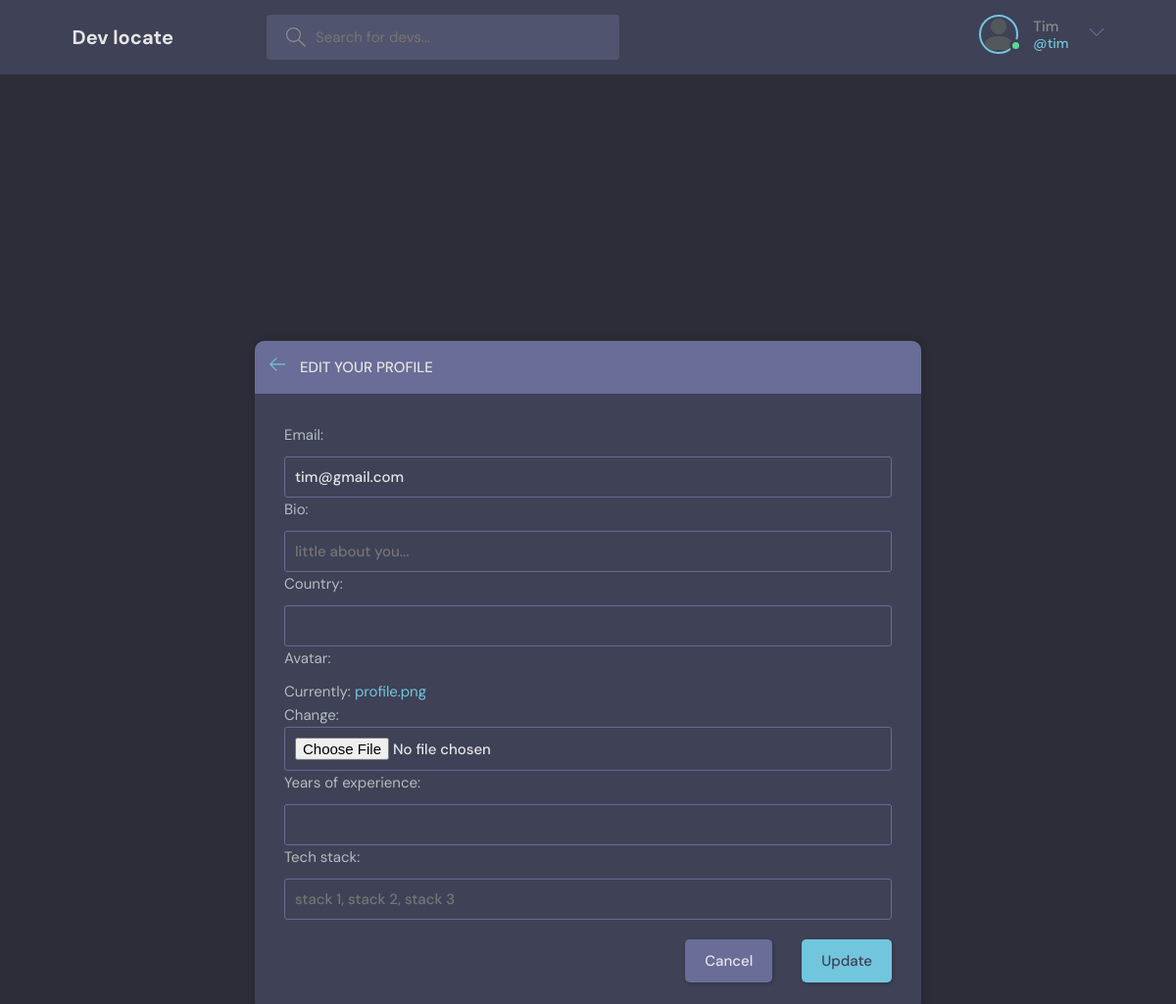
/accounts/settings/1/ (signed in), run on an earlier commit of the app's database.
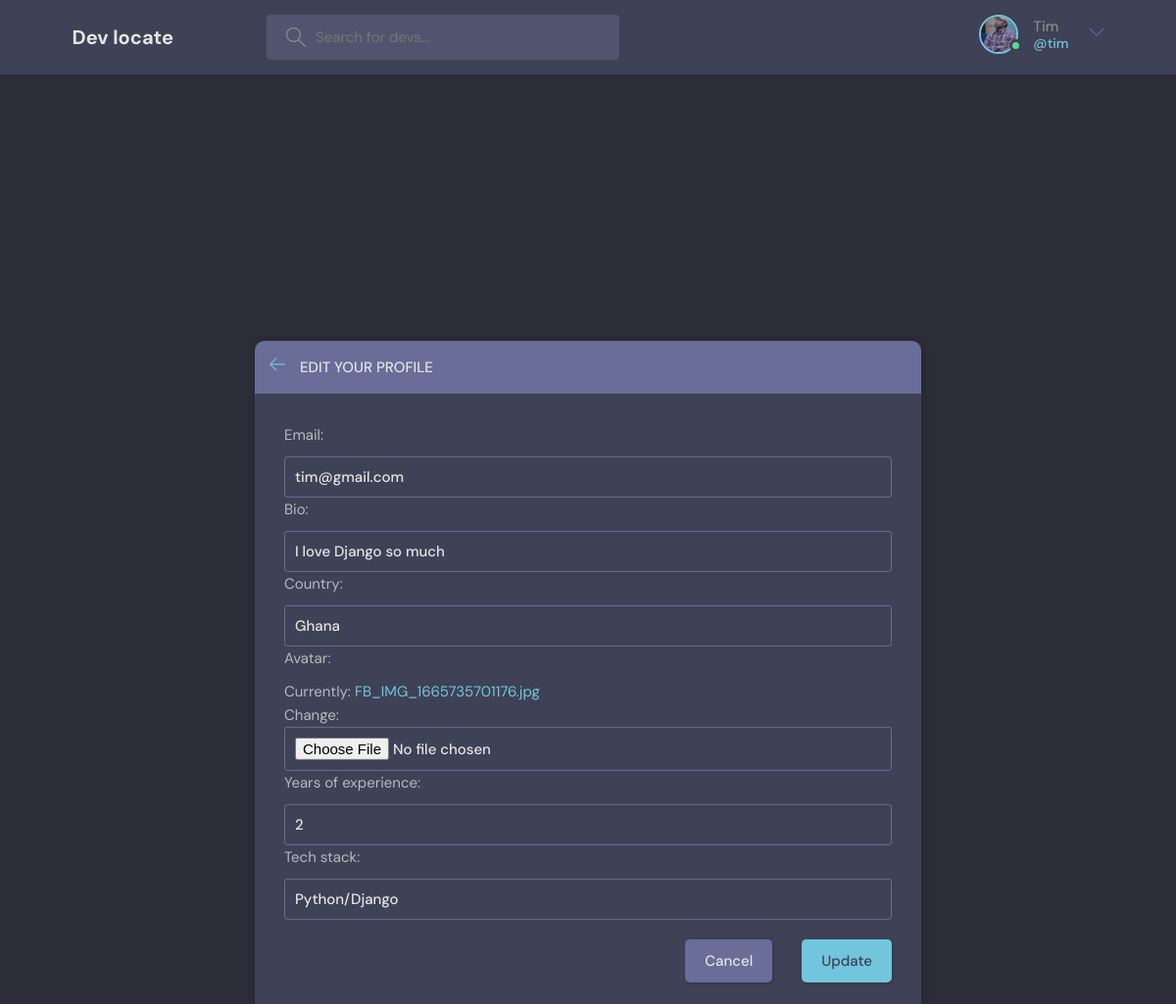
And on a later commit of the database.
### accounts/models.py (models this page shows, shortened)
class Engineer(AbstractUser):
    username = models.CharField(max_length=200, null=True)
    email = models.EmailField(unique=True, null=True)
    bio = models.TextField()
    avatar = models.ImageField(default="profile.png")
    country = models.CharField(max_length=200)
    years_of_experience = models.PositiveIntegerField(null=True, blank=True)
    tech_stack = models.CharField(null=True, blank=True, max_length=300)
    inbox = models.ForeignKey(Message, null=True, on_delete=models.CASCADE)
    USERNAME_FIELD = "email"
    REQUIRED_FIELDS = ["username"]

### accounts/views.py (the view, shortened to what this page needs)
# urls.py: path("settings/<str:pk>/", EngineerSettings.as_view(), name="settings"),
class EngineerSettings(LoginRequiredMixin, UpdateView):
    model = Engineer
    template_name = "../templates/settings.html"
    form_class = EngineerForm

### accounts/forms.py
class EngineerForm(forms.ModelForm):
    class Meta:
        model = Engineer
        fields = [
            "email",
            "bio",
            "country",
            "avatar",
            "years_of_experience",
            "tech_stack",
        ]
        widgets = {
            "bio": forms.TextInput(attrs={"placeholder": "little about you..."}),
            "tech_stack": forms.TextInput(
                attrs={"placeholder": "stack 1, stack 2, stack 3"}
            ),
        }

### templates/settings.html (shortened to what this page needs)
{% extends 'base.html' %}
{% block content %}
<main class="update-account layout">
    <div class="container">
        <div class="layout__box" style="margin-top: 150px;">
            <div class="layout__boxHeader">
                <div class="layout__boxTitle">
                    <a href="{{request.META.HTTP_REFERER}}">
                        <svg version="1.1" xmlns="http://www.w3.org/2000/svg" width="32" height="32"
                             viewBox="0 0 32 32">
                            <title>arrow-left</title>
                            <path
                                    d="M13.723 2.286l-13.723 13.714 13.719 13.714 1.616-1.611-10.96-10.96h27.625v-2.286h-27.625l10.965-10.965-1.616-1.607z">
                            </path>
                        </svg>
                    </a>
                    <h3>Edit your profile</h3>
                </div>
            </div>
            <div class="layout__body">
                <form class="form" method="POST" enctype="multipart/form-data">
                    <div class="form__group">
                        {{form.as_p}}
                    </div>
                    <div class="form__action">
                        <a class="btn btn--dark" href="{{request.META.HTTP_REFERER}}">Cancel</a>
                        <button class="btn btn--main" type="submit">Update</button>
                    </div>
                </form>
            </div>
        </div>
    </div>
</main>
{% endblock %}

### templates/base.html (shortened to what this page needs)
<!DOCTYPE html>
{% load static %}
<html lang="en">
<head>
  <link rel="stylesheet" href="{% static 'style.css' %}" />
</head>
<body>
<header class="header header--loggedIn">
  <div class="container">
    <a href="/" class="header__logo">
      <h1>Dev locate</h1>
    </a>
    <form class="header__search" method="GET" action="{% url 'all_projects' %}">
      <label>
        <input type="search" name="q" placeholder="Search for devs..." />
      </label>
    </form>
    <nav class="header__menu">
      {% if request.user.is_authenticated %}
      <div class="header__user">
        <a href="{% url 'profile' request.user.id %}">
          <div class="avatar avatar--medium active">
            <img src="{{request.user.avatar.url}}"/>
          </div>
          <p>{{request.user.username|title}}<span>@{{request.user.username}}</span></p>
        </a>
        <button class="dropdown-button">
          <svg version="1.1" xmlns="http://www.w3.org/2000/svg" width="32" height="32" viewBox="0 0 32 32">
            <title>chevron-down</title>
            <path d="M16 21l-13-13h-3l16 16 16-16h-3l-13 13z"></path>
          </svg>
        </button>
      </div>
      {% else %}
      <a href="{% url 'login' %}">
        <img src="{% static './assets/avatar.svg' %}"/>
        <p>Login</p>
      </a>
      {% endif %}
    </nav>
  </div>
</header>
{% block content %}
{% endblock %}
</body>
</html>

What changed in the data, as far as the page shows it:
changed Engineer "Tim": user.avatar: picture added in place of a placeholder; bio (not shown) → "I love Django so much"; country (not shown) → "Ghana"; years_of_experience (not shown) → "2"; tech_stack (not shown) → "Python/Django"
Also different on the page:
text no longer shown: "Email: Bio: Country: Avatar: Currently: profile.png Change: Years of experience: Tech stack:"
text now shown: "Email: Bio: Country: Avatar: Currently: FB_IMG_1665735701176.jpg Change: Years of experience: Tech stack:"
